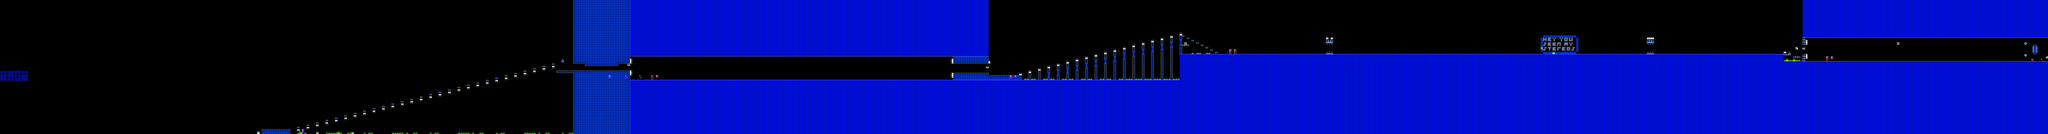

Rendered tile map (Tiled .tmx) drawn with the repository's tilesets; below, a short description and the map source with its tile grids summarised:
An orthogonal 868x57 tile map with 16x16 px tiles, 2 tile layers (SP, ...), 2 tilesets, 2 image layers.

<map version="1.10" tiledversion="1.11.2" orientation="orthogonal" renderorder="right-down" width="868" height="57" tilewidth="16" tileheight="16" infinite="0" nextlayerid="5" nextobjectid="1">
 <editorsettings>
  <chunksize width="16" height="27" />
  <export target="stereomadness.csv" format="csv" />
 </editorsettings>
 <tileset firstgid="1" name="famidash" tilewidth="16" tileheight="16" tilecount="256" columns="16">
  <image source="../../../GRAPHICS/famidash.bmp" width="256" height="256" />
 </tileset>
 <tileset firstgid="257" name="sprites" tilewidth="16" tileheight="16" tilecount="256" columns="16">
  <image source="../../../GRAPHICS/sprites.png" width="256" height="256" />
 </tileset>
 <imagelayer id="3" name="Image Layer 1" offsetx="0" offsety="480" parallaxx="0.9" parallaxy="0.9" repeatx="1" repeaty="1">
  <image source="../../../GRAPHICS/Old/parallax Blue.bmp" width="144" height="72" />
 </imagelayer>
 <imagelayer id="4" name="Image Layer 2" offsetx="0" offsety="912" repeatx="1">
  <image source="../../../GRAPHICS/ground.bmp" width="64" height="128" />
 </imagelayer>
 <layer id="1" width="868" height="57">
  <data>[49476 cells, 24870 non-empty, 46 distinct tile ids]</data>
 </layer>
 <layer id="2" name="SP" width="868" height="57">
  <data>[49476 cells, 105 non-empty, 33 distinct tile ids]</data>
 </layer>
</map>
